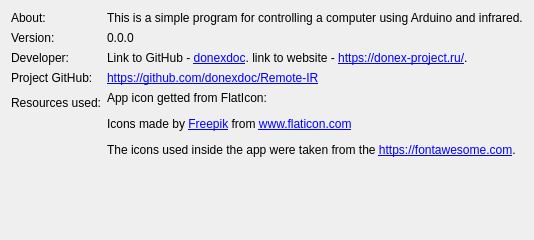
<?xml version="1.0" encoding="UTF-8"?>
<ui version="4.0">
 <class>DialogInfo</class>
 <widget class="QDialog" name="DialogInfo">
  <property name="geometry">
   <rect>
    <x>0</x>
    <y>0</y>
    <width>480</width>
    <height>197</height>
   </rect>
  </property>
  <property name="windowTitle">
   <string>About programm</string>
  </property>
  <layout class="QHBoxLayout" name="horizontalLayout">
   <property name="sizeConstraint">
    <enum>QLayout::SetFixedSize</enum>
   </property>
   <item>
    <layout class="QFormLayout" name="formLayout">
     <item row="0" column="0">
      <widget class="QLabel" name="label">
       <property name="text">
        <string>About:</string>
       </property>
      </widget>
     </item>
     <item row="1" column="0">
      <widget class="QLabel" name="label_2">
       <property name="text">
        <string>Version:</string>
       </property>
      </widget>
     </item>
     <item row="2" column="0">
      <widget class="QLabel" name="label_3">
       <property name="text">
        <string>Developer:</string>
       </property>
      </widget>
     </item>
     <item row="3" column="0">
      <widget class="QLabel" name="label_4">
       <property name="text">
        <string>Project GitHub:</string>
       </property>
      </widget>
     </item>
     <item row="4" column="0">
      <widget class="QLabel" name="label_5">
       <property name="text">
        <string>Resources used:</string>
       </property>
      </widget>
     </item>
     <item row="0" column="1">
      <widget class="QLabel" name="label_6">
       <property name="sizePolicy">
        <sizepolicy hsizetype="Preferred" vsizetype="Preferred">
         <horstretch>0</horstretch>
         <verstretch>0</verstretch>
        </sizepolicy>
       </property>
       <property name="text">
        <string>This is a simple program for controlling a computer using Arduino and infrared.</string>
       </property>
       <property name="textFormat">
        <enum>Qt::AutoText</enum>
       </property>
      </widget>
     </item>
     <item row="1" column="1">
      <widget class="QLabel" name="programmVersionLb">
       <property name="text">
        <string>0.0.0</string>
       </property>
      </widget>
     </item>
     <item row="2" column="1">
      <layout class="QHBoxLayout" name="horizontalLayout_2">
       <item>
        <widget class="QLabel" name="label_8">
         <property name="text">
          <string>&lt;html&gt;&lt;head/&gt;&lt;body&gt;&lt;p&gt;Link to GitHub - &lt;a href=&quot;https://github.com/donexdoc&quot;&gt;&lt;span style=&quot; text-decoration: underline; color:#0000ff;&quot;&gt;donexdoc&lt;/span&gt;&lt;/a&gt;. link to website - &lt;a href=&quot;https://donex-project.ru/&quot;&gt;&lt;span style=&quot; text-decoration: underline; color:#0000ff;&quot;&gt;https://donex-project.ru/&lt;/span&gt;&lt;/a&gt;.&lt;/p&gt;&lt;/body&gt;&lt;/html&gt;</string>
         </property>
         <property name="textFormat">
          <enum>Qt::MarkdownText</enum>
         </property>
        </widget>
       </item>
      </layout>
     </item>
     <item row="3" column="1">
      <widget class="QLabel" name="label_9">
       <property name="text">
        <string>&lt;html&gt;&lt;head/&gt;&lt;body&gt;&lt;p&gt;&lt;a href=&quot;https://github.com/donexdoc/Remote-IR&quot;&gt;&lt;span style=&quot; text-decoration: underline; color:#0000ff;&quot;&gt;https://github.com/donexdoc/Remote-IR&lt;/span&gt;&lt;/a&gt;&lt;/p&gt;&lt;/body&gt;&lt;/html&gt;</string>
       </property>
       <property name="textFormat">
        <enum>Qt::MarkdownText</enum>
       </property>
      </widget>
     </item>
     <item row="4" column="1">
      <widget class="QLabel" name="label_10">
       <property name="text">
        <string>&lt;html&gt;&lt;head/&gt;&lt;body&gt;&lt;p&gt;App icon getted from FlatIcon:&lt;/p&gt;&lt;p&gt;Icons made by &lt;a href=&quot;http://www.freepik.com&quot;&gt;&lt;span style=&quot; text-decoration: underline; color:#0000ff;&quot;&gt;Freepik&lt;/span&gt;&lt;/a&gt; from &lt;a href=&quot;https://www.flaticon.com/&quot;&gt;&lt;span style=&quot; text-decoration: underline; color:#0000ff;&quot;&gt;www.flaticon.com&lt;/span&gt;&lt;/a&gt;&lt;/p&gt;&lt;p&gt;The icons used inside the app were taken from the &lt;a href=&quot;https://fontawesome.com/&quot;&gt;&lt;span style=&quot; text-decoration: underline; color:#0000ff;&quot;&gt;https://fontawesome.com&lt;/span&gt;&lt;/a&gt;.&lt;/p&gt;&lt;p&gt;
&lt;/p&gt;&lt;/body&gt;&lt;/html&gt;</string>
       </property>
       <property name="textFormat">
        <enum>Qt::MarkdownText</enum>
       </property>
      </widget>
     </item>
     <item row="5" column="1">
      <spacer name="verticalSpacer">
       <property name="orientation">
        <enum>Qt::Vertical</enum>
       </property>
       <property name="sizeHint" stdset="0">
        <size>
         <width>20</width>
         <height>40</height>
        </size>
       </property>
      </spacer>
     </item>
    </layout>
   </item>
  </layout>
 </widget>
 <resources/>
 <connections/>
</ui>
